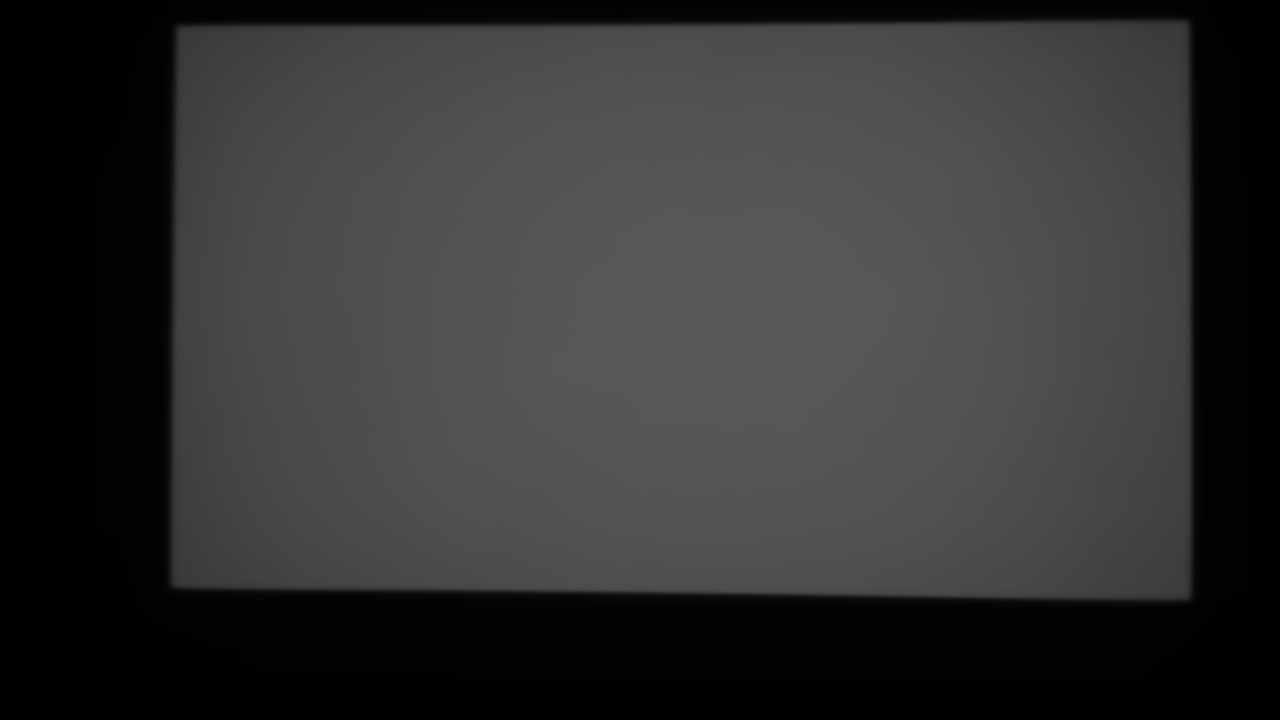
#> input picture 2_gui_features_in_opencv/captured_white.png, 1280 x 720 px, found by its file name
$ python binarize_with_DFT_OTSU.py
#> lines starting #> are read from the running program, lines starting #| are printed output that depends on the picture; after the words box and inside, x2 and y2 are one past the last pixel; in counts of white or black regions, pixels touching at a corner belong together
#> further down, img is the input picture: shape (720, 1280); min 0, max 88, mean 49.5
# coding: utf-8
import time

import cv2 as cv
import numpy as np

from mypackage.multiplot import multiplot as mplt


def otsu_threshold(img, min_thre=0, max_thre=255):
    img = cv.GaussianBlur(img, (5, 5), 0)

    img[img < min_thre] = min_thre
    img[img > max_thre] = max_thre

    thre, thre_img = cv.threshold(img, 0, 255, cv.THRESH_BINARY | cv.THRESH_OTSU)

    print(f'otsu thre:{thre}')
    return thre, thre_img


def detect_edge_with_dft(img, radius):
#> called with radius = 80
    rows, cols = img.shape
#> rows = 720; cols = 1280
    print(img.shape)
#| (720, 1280)

    nrows = cv.getOptimalDFTSize(rows)
#> nrows = 720
    ncols = cv.getOptimalDFTSize(cols)
#> ncols = 1280

    right = ncols - cols
#> right = 0
    bottom = nrows - rows
#> bottom = 0
    nimg = cv.copyMakeBorder(img, 0, bottom, 0, right, cv.BORDER_CONSTANT, value=0)
    print(nimg.shape)
#| (720, 1280)

    dft = cv.dft(np.float32(nimg), flags=cv.DFT_COMPLEX_OUTPUT)
    dft_shift = np.fft.fftshift(dft)
    dft_ch1, dft_ch2 = cv.split(dft_shift)
    magnitude_spectrum = 20 * np.log(cv.magnitude(dft_ch1, dft_ch2))
    imdict['magnitude_spectrum'] = magnitude_spectrum

    c_r = nrows // 2
#> c_r = 360
    c_c = ncols // 2
#> c_c = 640

    mask = np.ones((nrows, ncols, 2), dtype=nimg.dtype)
    mask = cv.circle(mask, (c_c, c_r), radius, (0, 0), -1, cv.LINE_8)

    # apply mask and inverse DFT
    fshift = dft_shift * mask
    fshift[fshift == 0] = 0.001
    f_ch1, f_ch2 = cv.split(fshift)
    magnitude_spectrum_masked = 20 * np.log(cv.magnitude(f_ch1, f_ch2))
    imdict['magnitude_spectrum_masked'] = magnitude_spectrum_masked

    f_ishift = np.fft.ifftshift(fshift)
    img_back = cv.idft(f_ishift)
    img_back_ch1, img_back_ch2 = cv.split(img_back)
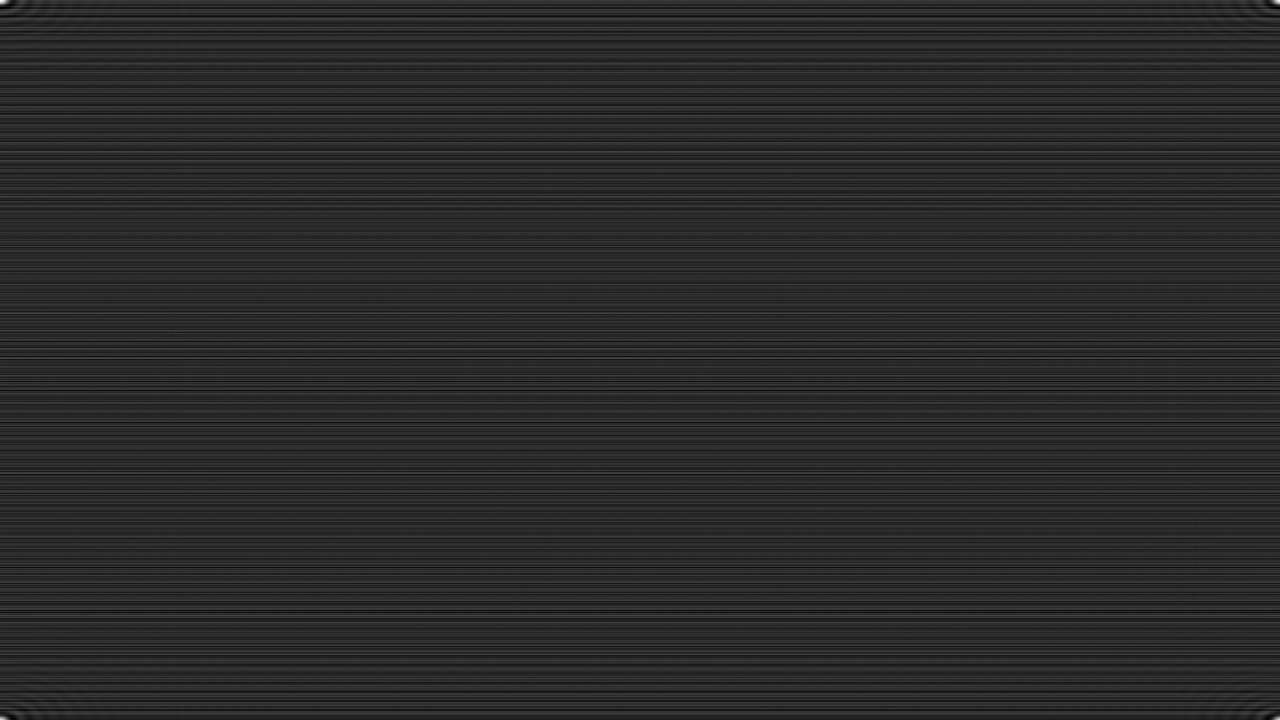
#> img_back_ch2: shape (720, 1280) float32; min -4.3, max 21.61, mean 0; drawn with min black and max white
    img_back = cv.magnitude(img_back_ch1, img_back_ch2)
    img_back = cv.normalize(img_back, None, 0, 255, cv.NORM_MINMAX)

    return img_back.astype(np.uint8)


if __name__ == '__main__':
    imdict = dict()
    img = cv.imread('../mydata/captured_white.png', 0)
    img = cv.fastNlMeansDenoising(img, None, 5, 7, 21)
    imdict['img'] = img

    img_back = detect_edge_with_dft(img, 80)
    imdict['img_back'] = img_back

    # _, img_th = otsu_threshold(img_back)
    # imdict['img_th'] = img_th
    #
    # kernel = cv.getStructuringElement(cv.MORPH_CROSS, (5,5))
    # dilate_img = cv.dilate(img_th, kernel=kernel, iterations=2)
    # imdict['dilate'] = dilate_img

    # img = cv.GaussianBlur(img, (5, 5), 0)
    canny = cv.Canny(img_back, 180, 250)
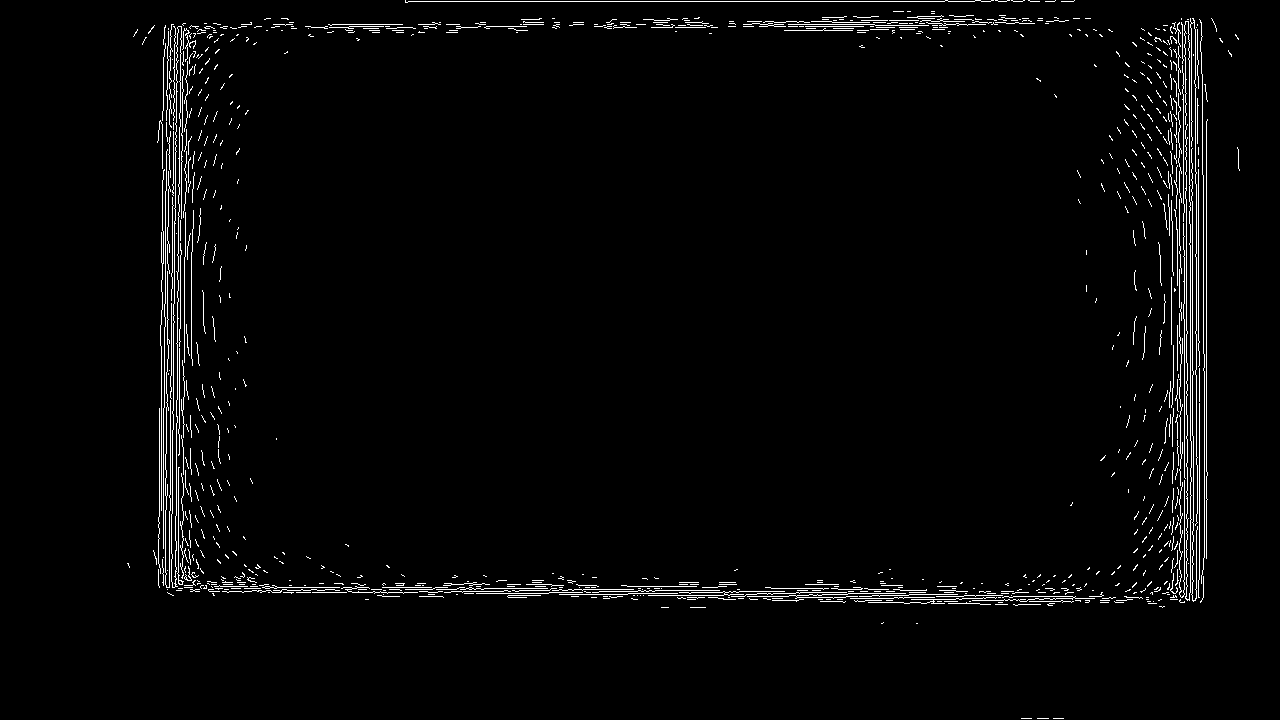
#> canny: shape (720, 1280); 2.4% white in thin lines or dots, all inside (x1, y1, x2, y2) = (127, 0, 1240, 719)
    imdict['canny'] = canny

    # cv.CV_64F is order to avoid negative num
    sobelX = cv.Sobel(img_back, cv.CV_64F, 1, 0)
    sobelY = cv.Sobel(img_back, cv.CV_64F, 0, 1)

    sobelX = cv.convertScaleAbs(sobelX)  # np.uint8(np.absolute(sobelX))
    sobelY = cv.convertScaleAbs(sobelY)  # np.uint8(np.absolute(sobelY))

    start_t = time.time()
    _, sobelX = otsu_threshold(sobelX)
#> in otsu_threshold, `thre, thre_img = cv.threshold(img, 0, 255, cv.THRESH_BINARY | cv.THRES..`: thre_img: shape (720, 1280); 6.7% white; 331 white regions (224 under 20 px), largest, box (x1, y1, x2, y2) and area: (1147, 19, 1218, 602) 27775, (148, 25, 210, 590) 21696, (1217, 85, 1221, 579) 1170
#> in otsu_threshold, `thre, thre_img = cv.threshold(img, 0, 255, cv.THRESH_BINARY | cv.THRES..`: thre = 85
#| otsu thre:85.0
    _, sobelY = otsu_threshold(sobelY)
#> call 2 of otsu_threshold, with min_thre = 0, max_thre = 255
#> in otsu_threshold (call 2), `thre, thre_img = cv.threshold(img, 0, 255, cv.THRESH_BINARY | cv.THRES..`:
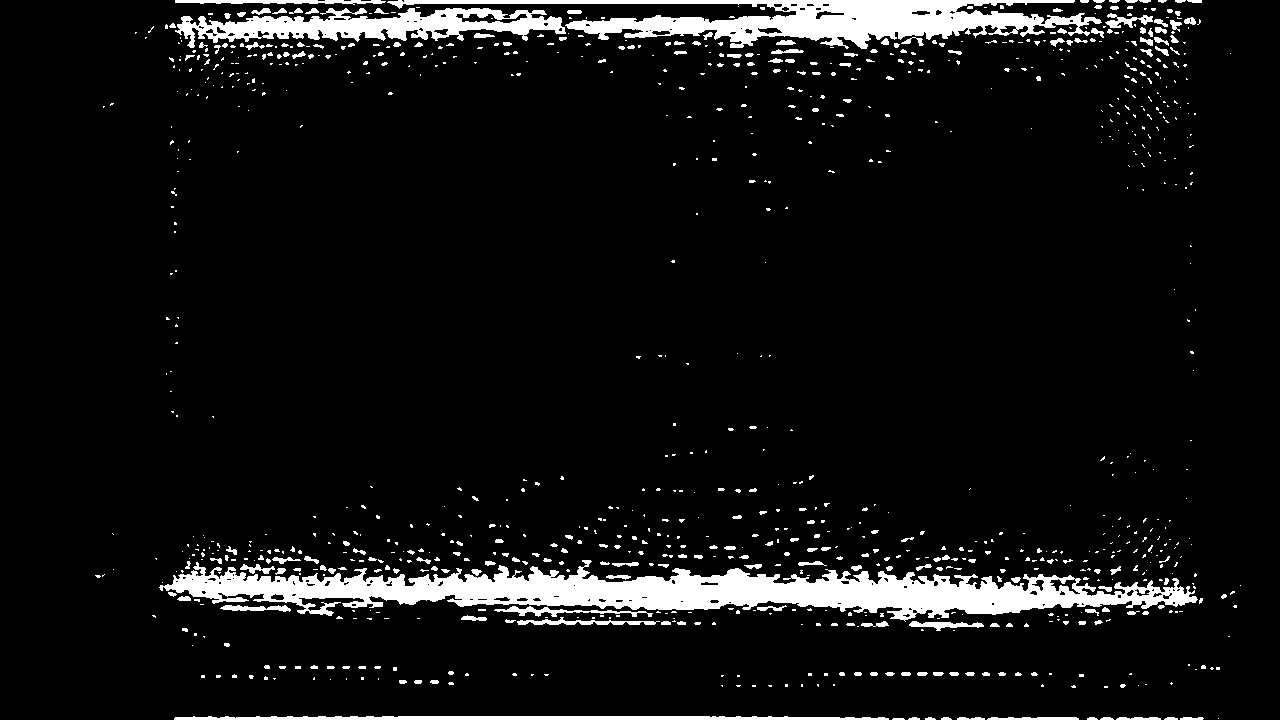
#> thre_img: shape (720, 1280); 7.3% white; 968 white regions (737 under 20 px), largest, box (x1, y1, x2, y2) and area: (159, 560, 1198, 622) 27748, (387, 0, 1102, 49) 14114, (175, 8, 566, 48) 7346
#> in otsu_threshold (call 2), `thre, thre_img = cv.threshold(img, 0, 255, cv.THRESH_BINARY | cv.THRES..`: thre = 61
#| otsu thre:61.0
    print(time.time() - start_t)

    sobel_ = cv.bitwise_or(sobelX, sobelY)
#> sobel_: shape (720, 1280); 13.8% white; 1043 white regions (720 under 20 px), largest, box (x1, y1, x2, y2) and area: (148, 8, 1218, 622) 84569, (387, 0, 1102, 49) 14115, (174, 716, 889, 720) 2531

    imdict['sobelX'] = sobelX
    imdict['sobelY'] = sobelY
    imdict['sobel_'] = sobel_

    kernel = cv.getStructuringElement(cv.MORPH_RECT, (5, 5))
    dilate_img = cv.morphologyEx(sobel_, cv.MORPH_DILATE, kernel=kernel, iterations=2)
#> dilate_img: shape (720, 1280); 31.3% white; 222 white regions, largest, box (x1, y1, x2, y2) and area: (130, 0, 1245, 635) 232735, (170, 712, 1208, 720) 7778, (1238, 338, 1249, 520) 1940
    dilate_img = cv.morphologyEx(dilate_img, cv.MORPH_CLOSE, kernel=kernel, iterations=2)
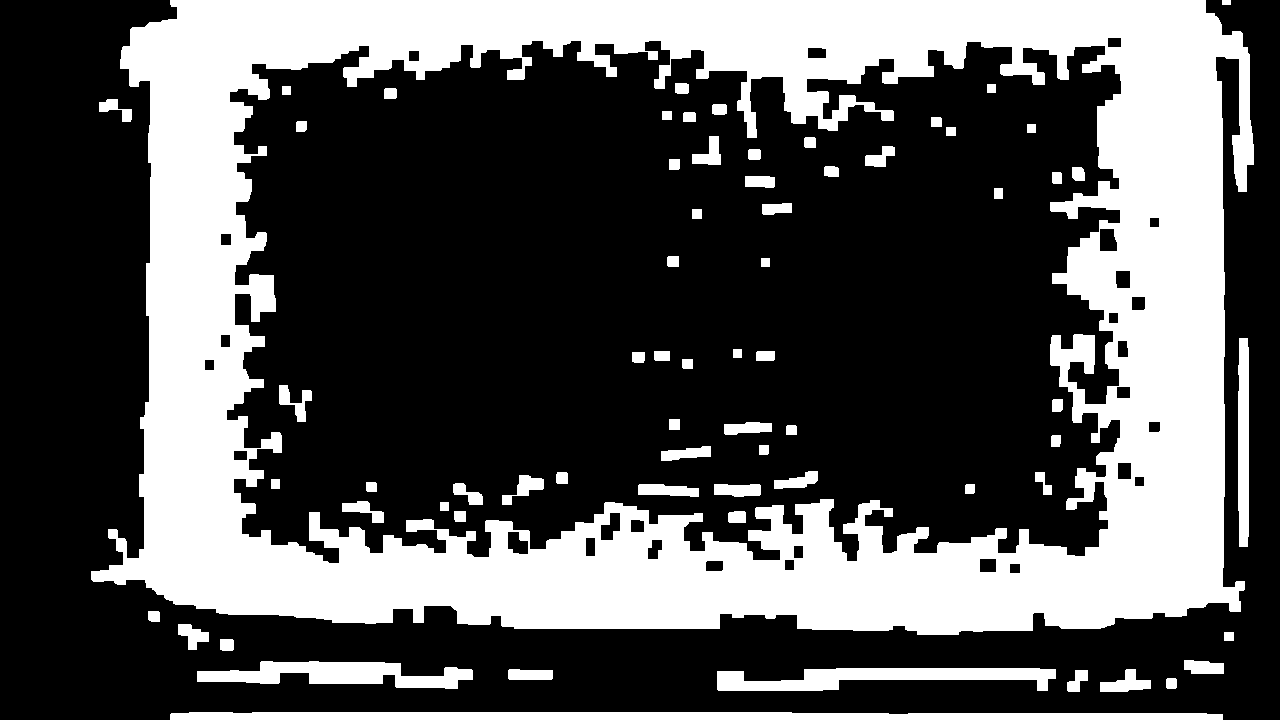
#> dilate_img: shape (720, 1280); 33.6% white; 68 white regions
    imdict['dilate'] = dilate_img

    cnts, hier = cv.findContours(dilate_img, cv.RETR_EXTERNAL, cv.CHAIN_APPROX_SIMPLE)
#> cnts = 16 contours; largest, box (x1, y1, x2, y2) and area: (91, 0, 1254, 635) 671870, (170, 712, 1223, 720) 6861, (717, 668, 1056, 691) 4243, (197, 661, 473, 689) 4082, (1238, 338, 1249, 547) 1984
    cnt = cnts[0]
#> cnt = contour of 19 points, box (x1, y1, x2, y2) (170, 712, 1223, 720), area 6861
    epsilon = 0.1 * cv.arcLength(cnt, True)
#> epsilon = 211.7
    approx = cv.approxPolyDP(cnt, epsilon, True)
#> approx = [[170, 714], [1222, 719]]
    print(approx.squeeze().tolist())
#| [[170, 714], [1222, 719]]
#> (the run stopped early here; a loop or call above may not have finished)
